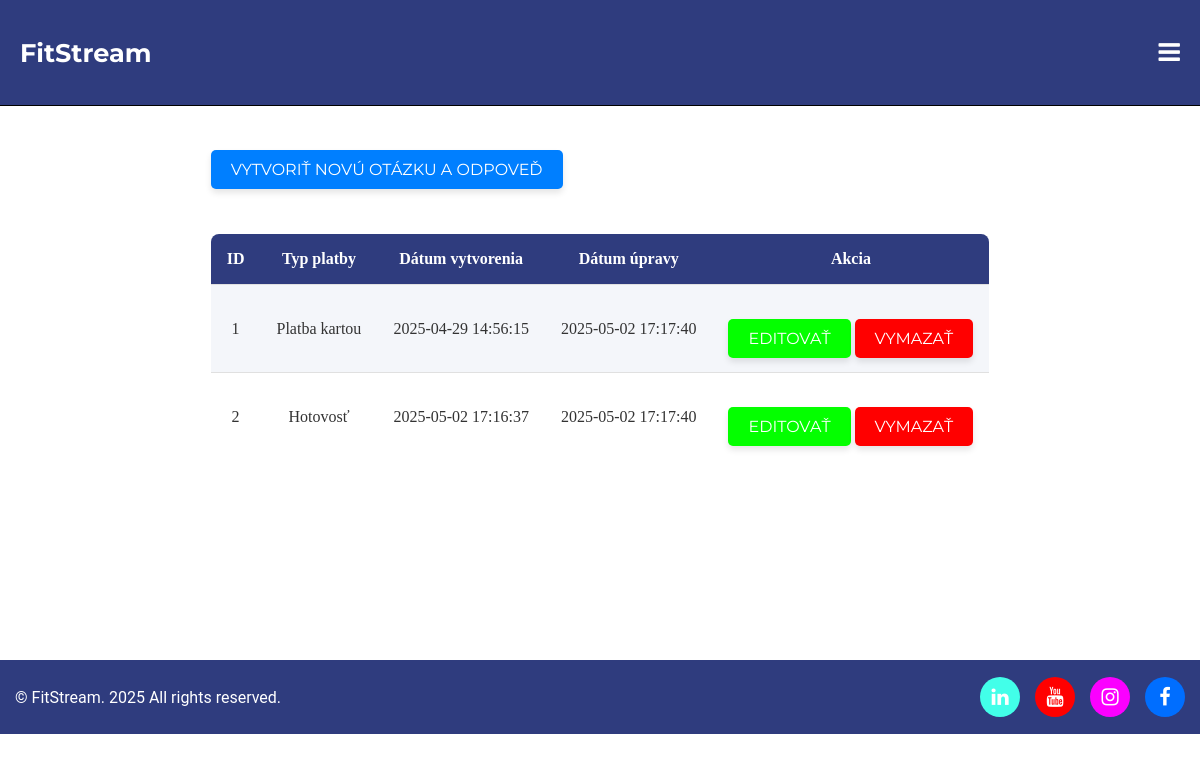
The page /admin/edit_platba.php (signed in) on the database as committed earlier.
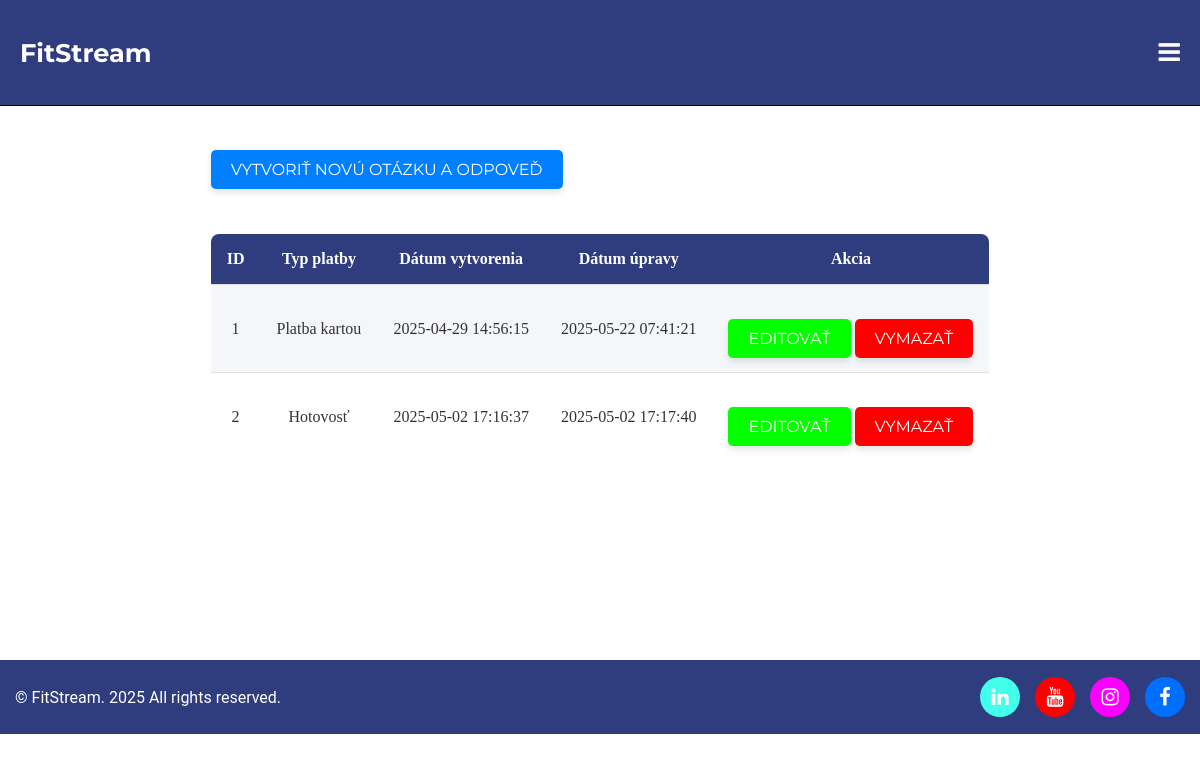
The same page on the database as committed later.
### tables this page shows
CREATE TABLE `platba` (
  `idplatba` int(11) NOT NULL,
  `nazov` varchar(100) NOT NULL,
  `datum_vytvorenia` timestamp NOT NULL DEFAULT current_timestamp(),
  `datum_upravy` timestamp NOT NULL DEFAULT current_timestamp() ON UPDATE current_timestamp()
);

### admin/edit_platba.php (called while the page is built, shortened)
<?php
$platba = new Platba();
    $vypis = $platba->platbaVypis();
?>
<?php include "parts/header.php"; ?>
<?php include "parts/navbar.php"; ?>
<?php include "parts/uprava_platba.php"?>
<?php include "parts/footer.php"; ?>

### classes/Database.php (called while the page is built, shortened)
<?php
class Database
{
    private $connection;
    protected function connect(): void
    {
        $config = DATABASE;
        $options = [
            PDO::ATTR_ERRMODE            => PDO::ERRMODE_EXCEPTION,
            PDO::ATTR_DEFAULT_FETCH_MODE => PDO::FETCH_ASSOC,
        ];
        try {
            $dsn = 'mysql:host=' . $config['HOST'] .
                   ';dbname=' . $config['DBNAME'] .
                   ';port=' . $config['PORT'];
            $this->connection = new PDO(
                $dsn,
                $config['USER_NAME'],
                $config['PASSWORD'],
                $options
            );
        } catch (PDOException $e) {
            throw new Exception('Pripojenie zlyhalo: ' . $e->getMessage());
        }
    }
    public function getConnection(): PDO
    {
        return $this->connection;
    }
}
?>

### classes/Platba.php (called while the page is built, shortened)
<?php
class Platba extends Database
{
    protected $conn;
    public function __construct()
    {
        $this->conn = $this->getConnection();
    }
    public function platbaVypis(): array
    {
        try{
            $sql = "SELECT * FROM platba;";
            $statement = $this->conn->prepare($sql);
            $statement->execute();
            $rs = $statement->fetchAll();
            return $rs;
        }catch(Exception $e){
            die;
        } finally{
            $this->conn = null;
        }
    }
}
?>

### admin/parts/uprava_platba.php (the view, shortened to what this page needs)
<div class="vyziva_obal">
    <div class="obal">
        <a href="<?php echo BASE_URL; ?>admin/vytvorenie/vytvorenie_platba.php" class="vytvorenie">Vytvoriť novú otázku a odpoveď</a>
        <div class="table_con">
            <table>
                <tr>
                    <th>ID</th>
                    <th>Typ platby</th>
                    <th>Dátum vytvorenia</th>
                    <th>Dátum úpravy</th>
                    <th>Akcia</th>
                </tr>
                <?php foreach($vypis as $polozka): ?>
                    <tr>
                        <?php $id = $polozka['idplatba']; ?>
                        <td><?php echo $id; ?></td>
                        <td><?php echo $polozka['nazov']; ?></td>
                        <td><?php echo $polozka['datum_vytvorenia']; ?></td>
                        <td><?php echo $polozka['datum_upravy']; ?></td>
                        <td>
                            <a href="<?php echo BASE_URL; ?>admin/editovanie/editovanie_platba.php?id=<?php echo $id; ?>" class="edit">Editovať</a>
                            <a href="<?php echo BASE_URL; ?>admin/vymazanie/vymazanie_platba.php?id=<?php echo $id; ?>" onclick="return kontrolaVymazania()" class="delete">Vymazať</a>
                        </td>
                    </tr>
                <?php endforeach; ?>
            </table>
        </div>
    </div>
</div>

Rows that differ between the two databases and show on the page:
changed platba "Platba kartou": datum_upravy "2025-05-02 17:17:40" → "2025-05-22 07:41:21"
